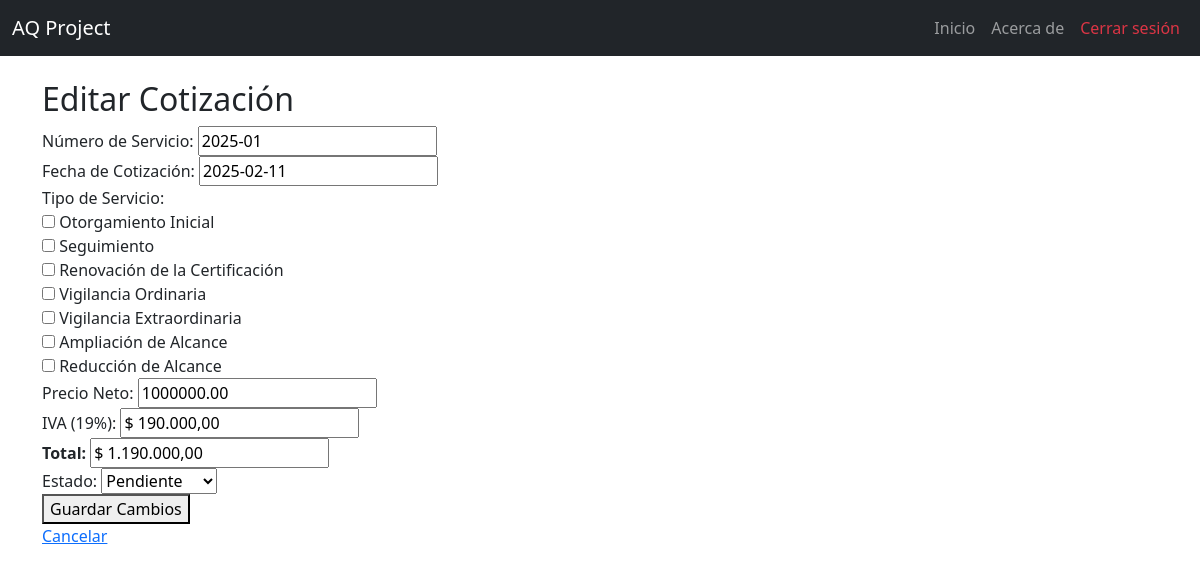
Page /cotizaciones/editar/11/ (signed in) on the earlier database version.
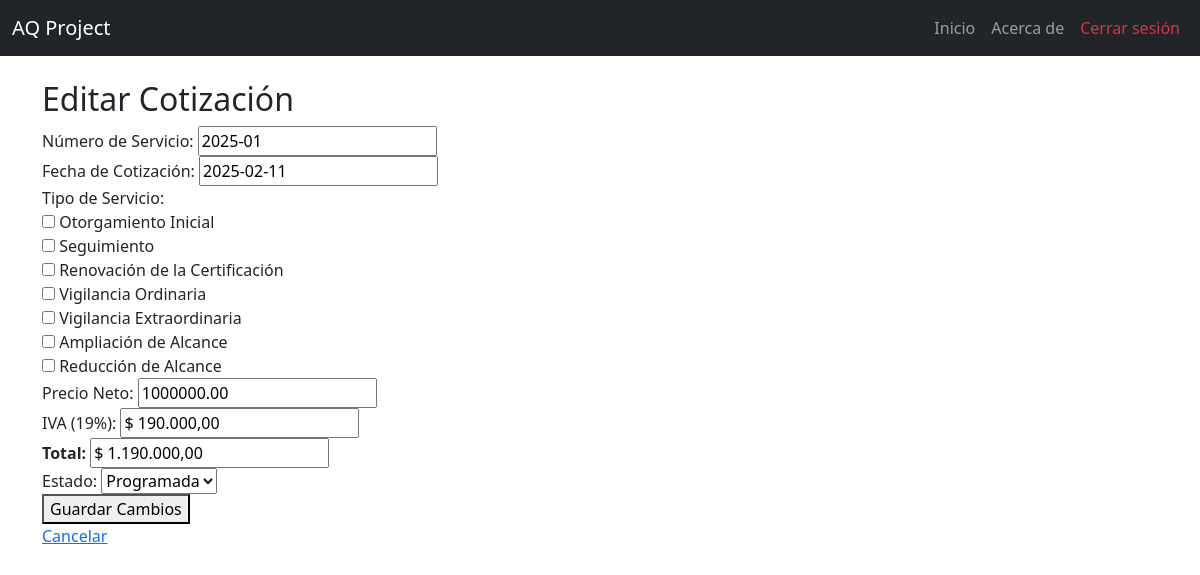
Same page on the later database version.
### cotizaciones/models.py (models this page shows, shortened)
class Cotizacion(models.Model):
    solicitud = models.ForeignKey(Solicitud, on_delete=models.CASCADE, related_name="cotizaciones")
    numero_servicio = models.CharField(max_length=10, unique=True, help_text="Formato: XXXX-X")
    fecha_cotizacion = models.DateField(null=True, blank=True)
    tipo_servicio = models.ManyToManyField("TipoServicio")
    dias_auditoria_etapa_1 = models.DecimalField(max_digits=3, decimal_places=1, null=True, blank=True)
    dias_auditoria_etapa_2 = models.DecimalField(max_digits=3, decimal_places=1, null=True, blank=True)
    precio_neto = models.DecimalField(max_digits=10, decimal_places=2, help_text="Valor sin IVA")
    precio_iva = models.DecimalField(max_digits=10, decimal_places=2, default=Decimal("0.00"), help_text="IVA (19%)")
    precio_total = models.DecimalField(max_digits=10, decimal_places=2, default=Decimal("0.00"), help_text="Total con IVA")
    ESTADO_CHOICES = [
        ('Pendiente', 'Pendiente'),
        ('Aprobada', 'Aprobada'),
        ('Rechazada', 'Rechazada'),
        ('Programada', 'Programada'),
    ]
    estado = models.CharField(max_length=20, choices=ESTADO_CHOICES, default='Pendiente')

### cotizaciones/views.py (the view)
# urls.py: path("editar/<int:cotizacion_id>/", editar_cotizacion, name="editar_cotizacion"),
@login_required
def editar_cotizacion(request, cotizacion_id):
    cotizacion = get_object_or_404(Cotizacion, id=cotizacion_id)
    if request.method == "POST":
        form = CotizacionForm(request.POST, instance=cotizacion)
        if form.is_valid():
            cotizacion = form.save(commit=False)
            cotizacion.precio_iva = Decimal(request.POST.get("precio_iva", 0))
            cotizacion.precio_total = Decimal(request.POST.get("precio_total", 0))
            cotizacion.save()
            return redirect("listado_cotizaciones")
    else:
        form = CotizacionForm(instance=cotizacion)
    return render(request, "cotizaciones/editar_cotizacion.html", {"form": form, "cotizacion": cotizacion})

### cotizaciones/forms.py
class CotizacionForm(forms.ModelForm):
    tipo_servicio = forms.ModelMultipleChoiceField(
        queryset=TipoServicio.objects.all(),
        widget=forms.CheckboxSelectMultiple(),
        required=True
    )
    precio_iva = forms.DecimalField(
        max_digits=10, decimal_places=2, required=False, disabled=True,
        widget=forms.TextInput(attrs={'readonly': 'readonly'})
    )
    precio_total = forms.DecimalField(
        max_digits=10, decimal_places=2, required=False, disabled=True,
        widget=forms.TextInput(attrs={'readonly': 'readonly'})
    )
    estado = forms.ChoiceField(
        choices=Cotizacion.ESTADO_CHOICES,
        widget=forms.Select(),
        required=True
    )
    class Meta:
        model = Cotizacion
        fields = ['numero_servicio', 'tipo_servicio', 'precio_neto', 'precio_iva', 'precio_total', 'estado','fecha_cotizacion' ]

### cotizaciones/models.py (called while the page is built)
    def __str__(self):
        return self.nombre

### cotizaciones/templates/cotizaciones/editar_cotizacion.html (shortened to what this page needs)
{% extends 'layouts/base.html' %}
{% block content %}
<h2>Editar Cotización</h2>
<form method="POST">
    <div>
        <label for="{{ form.numero_servicio.id_for_label }}">Número de Servicio:</label>
        {{ form.numero_servicio }}
    </div>
    <div>
        <label for="{{ form.fecha_cotizacion.id_for_label }}">Fecha de Cotización:</label>
        {{ form.fecha_cotizacion }}
    </div>
    <div>
        <label for="{{ form.tipo_servicio.id_for_label }}">Tipo de Servicio:</label>
        {{ form.tipo_servicio }}
    </div>
    <div>
        <label for="id_precio_neto">Precio Neto:</label>
        <input type="number" id="id_precio_neto" name="precio_neto" value="{{ form.precio_neto.value|default:0 }}" step="0.01" required>
    </div>
    <div>
        <label for="id_precio_iva">IVA (19%):</label>
        <input type="text" id="id_precio_iva_visible" value="{{ form.precio_iva.value|default:0 }}" readonly>
    </div>
    <div>
        <label for="id_precio_total"><strong>Total:</strong></label>
        <input type="text" id="id_precio_total_visible" value="{{ form.precio_total.value|default:0 }}" readonly>
    </div>
    <div>
        <label for="{{ form.estado.id_for_label }}">Estado:</label>
        {{ form.estado }}
    </div>
    <button type="submit">Guardar Cambios</button>
</form>
<a href="{% url 'listado_cotizaciones' %}">Cancelar</a>
{% endblock %}

Differences in the rows shown:
changed Cotizacion: estado "Pendiente" → "Programada"
